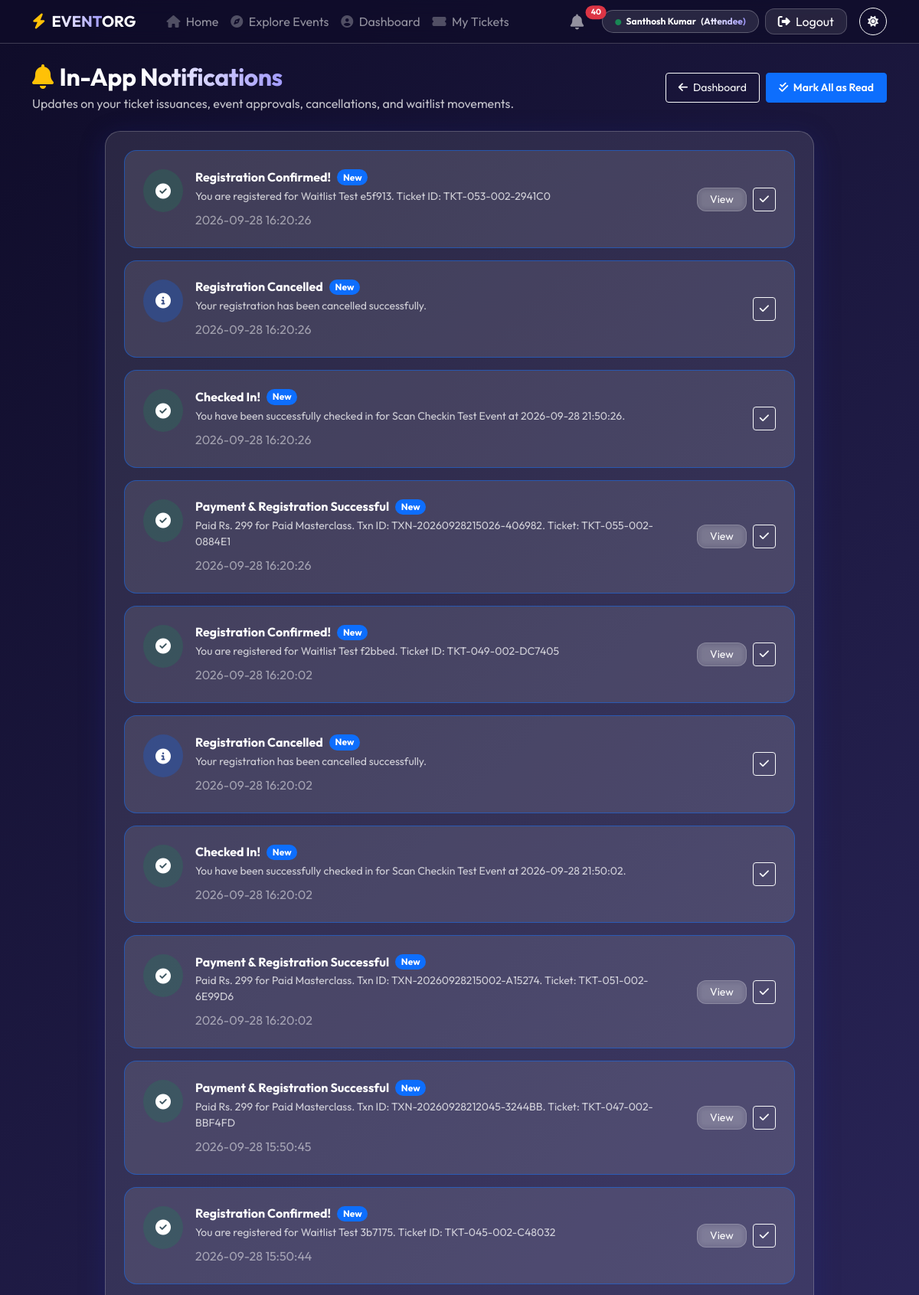
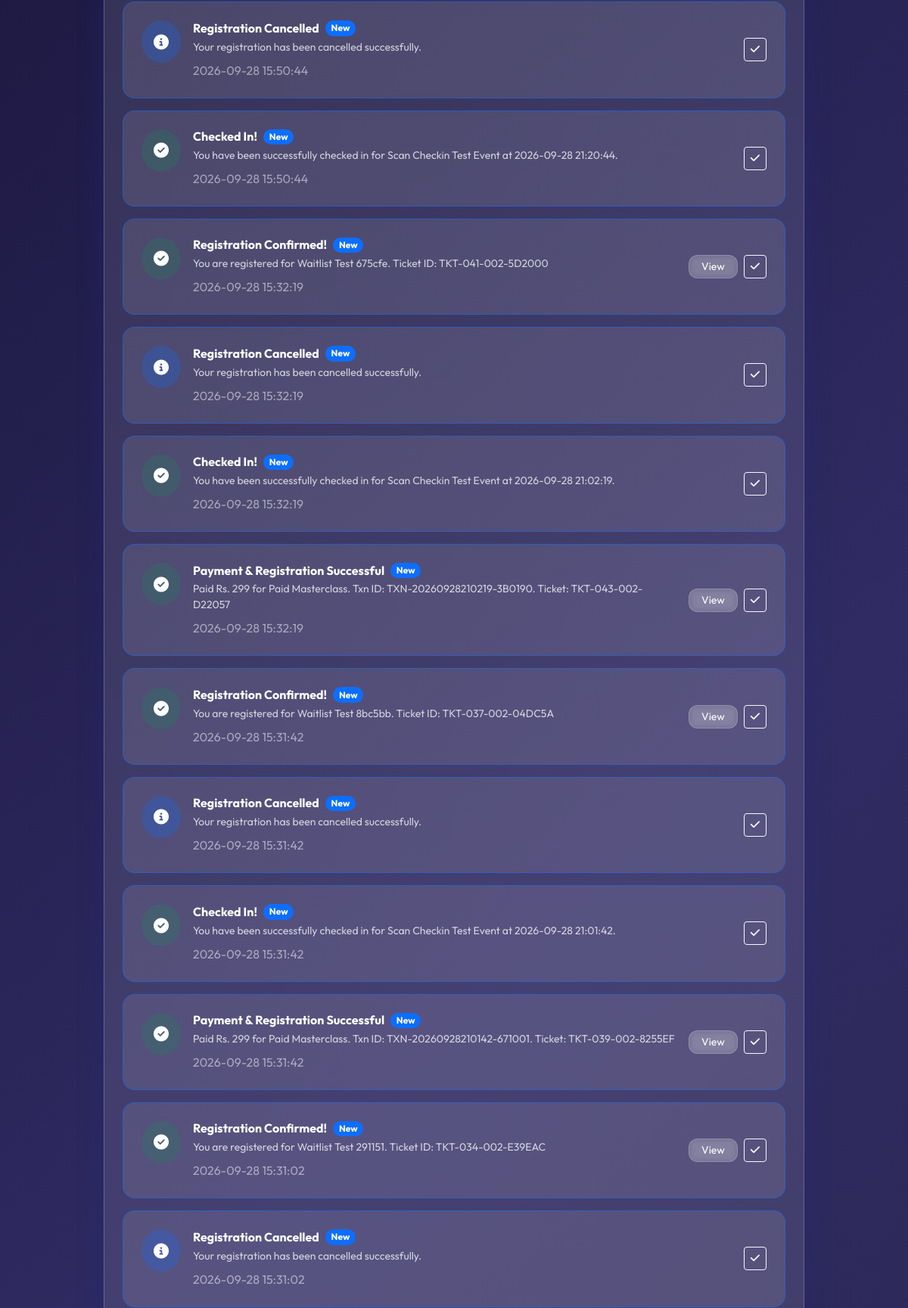
The app's page /notifications (signed in, upper part) with its own data (2 pictures, top to bottom).
### tables this page shows
CREATE TABLE notifications (
    notification_id INTEGER PRIMARY KEY AUTOINCREMENT,
    user_id INT NOT NULL,
    message TEXT NOT NULL,
    is_read INTEGER DEFAULT 0,
    created_at DATETIME DEFAULT CURRENT_TIMESTAMP, title VARCHAR(150), type VARCHAR(20) DEFAULT 'info', link VARCHAR(255),
    FOREIGN KEY (user_id) REFERENCES users(user_id) ON DELETE CASCADE
);

### app.py (the view)
@app.route('/notifications')
@login_required
def notifications_page():
    user_id = session['user_id']
    db = get_db()
    notes = db.execute('''
        SELECT * FROM notifications
        WHERE user_id = ?
        ORDER BY created_at DESC
    ''', (user_id,)).fetchall()
    db.close()
    return render_template('user/notifications.html', notifications=notes)

### app.py (called while the page is built)
def get_db():
    db = sqlite3.connect(DATABASE)
    db.row_factory = sqlite3.Row
    db.execute("PRAGMA foreign_keys = ON;")
    return db

def login_required(f):
    @wraps(f)
    def decorated_function(*args, **kwargs):
        if 'user_id' not in session:
            flash('Please log in to access this page.', 'warning')
            return redirect(url_for('login', next=request.path))
        return f(*args, **kwargs)
    return decorated_function

@app.context_processor
def inject_global_data():
    unread_count = 0
    if 'user_id' in session:
        try:
            db = get_db()
            row = db.execute(
                'SELECT COUNT(*) as cnt FROM notifications WHERE user_id = ? AND is_read = 0',
                (session['user_id'],)
            ).fetchone()
            if row:
                unread_count = row['cnt']
            db.close()
        except Exception:
            unread_count = 0
    return {
        'unread_notifications_count': unread_count,
        'current_year': datetime.now().year,
        'now_date': datetime.now().strftime('%Y-%m-%d')
    }

### templates/user/notifications.html (shortened to what this page needs)
{% extends "base.html" %}
{% block content %}
<div class="row mb-4 align-items-center animate-fade">
    <div class="col-md-7">
        <h2 class="fw-bold mb-1">
            <i class="fas fa-bell text-warning me-2"></i>In-App <span class="text-gradient">Notifications</span>
        </h2>
        <p class="opacity-75 mb-0">Updates on your ticket issuances, event approvals, cancellations, and waitlist movements.</p>
    </div>
    <div class="col-md-5 text-md-end mt-3 mt-md-0 d-flex justify-content-md-end gap-2">
        <a href="/user/dashboard" class="btn btn-outline-light btn-sm px-3 py-2">
            <i class="fas fa-arrow-left me-1"></i> Dashboard
        </a>
        {% if notifications %}
        <form action="/notifications/mark-all-read" method="POST">
            <button type="submit" class="btn btn-primary btn-sm px-3 py-2 fw-semibold">
                <i class="fas fa-check-double me-1"></i> Mark All as Read
            </button>
        </form>
        {% endif %}
    </div>
</div>
<div class="row justify-content-center animate-fade">
    <div class="col-lg-10">
        <div class="glass-card p-4">
            <div class="d-flex flex-column gap-3">
                {% for n in notifications %}
                <div class="p-4 rounded-4 {{ 'bg-white bg-opacity-10 border border-primary border-opacity-50' if not n.is_read else 'bg-white bg-opacity-5 border border-light border-opacity-10' }} d-flex flex-column flex-sm-row justify-content-between align-items-sm-center gap-3">
                    <div class="d-flex align-items-start gap-3">
                        <div class="p-3 rounded-circle {{ 'bg-primary' if n.type == 'info' else ('bg-success' if n.type == 'success' else ('bg-warning text-dark' if n.type == 'warning' else 'bg-danger')) }} bg-opacity-25 text-white">
                            {% if n.type == 'success' %}<i class="fas fa-check-circle fa-lg"></i>
                            {% elif n.type == 'warning' %}<i class="fas fa-exclamation-triangle fa-lg"></i>
                            {% elif n.type == 'danger' %}<i class="fas fa-times-circle fa-lg"></i>
                            {% else %}<i class="fas fa-info-circle fa-lg"></i>{% endif %}
                        </div>
                        <div>
                            <div class="d-flex align-items-center gap-2 mb-1">
                                <h6 class="fw-bold text-white mb-0">{{ n.title or 'EventOrg Notice' }}</h6>
                                {% if not n.is_read %}
                                <span class="badge bg-primary rounded-pill small">New</span>
                                {% endif %}
                            </div>
                            <p class="small opacity-75 mb-2">{{ n.message }}</p>
                            <span class="x-small opacity-50">{{ n.created_at }}</span>
                        </div>
                    </div>
                    <div class="d-flex align-items-center gap-2 ms-auto ms-sm-0">
                        {% if n.link %}
                        <a href="{{ n.link }}" class="btn btn-sm btn-glass px-3 py-1">View</a>
                        {% endif %}
                        {% if not n.is_read %}
                        <form action="/notifications/mark-read/{{ n.notification_id }}" method="POST">
                            <button type="submit" class="btn btn-sm btn-outline-light px-2 py-1" title="Mark as read">
                                <i class="fas fa-check"></i>
                            </button>
                        </form>
                        {% endif %}
                    </div>
                </div>
                {% else %}
                <div class="text-center py-5 opacity-50">
                    <i class="fas fa-bell-slash fa-4x mb-3 text-secondary opacity-50 d-block"></i>
                    <h5 class="fw-bold mb-1">No Notifications Yet</h5>
                    <p class="small mb-0">You're all caught up! Updates regarding events and tickets will appear here.</p>
                </div>
                {% endfor %}
            </div>
        </div>
    </div>
</div>
{% endblock %}

### static/css/style.css (style rules this page uses)
:root { --glass-bg: rgba(255, 255, 255, 0.1); --glass-border: rgba(255, 255, 255, 0.2); --glass-shadow: 0 8px 32px 0 rgba(31, 38, 135, 0.37); --primary-color: #6c5ce7; --secondary-color: #a29bfe; --text-color: #ffffff; --bg-gradient: linear-gradient(135deg, #0f0c29, #302b63, #24243e); }
body { background: var(--bg-gradient); background-attachment: fixed; color: var(--text-color); font-family: 'Outfit', sans-serif; min-height: 100vh; margin: 0; overflow-x: hidden; }
.glass-card { background: var(--glass-bg); backdrop-filter: blur(12px); -webkit-backdrop-filter: blur(12px); border-radius: 20px; border: 1px solid var(--glass-border); box-shadow: var(--glass-shadow); transition: transform 0.3s ease, box-shadow 0.3s ease; }
.btn-glass { background: var(--glass-bg); border: 1px solid var(--glass-border); color: white; backdrop-filter: blur(5px); border-radius: 12px; padding: 10px 25px; transition: all 0.3s ease; }
h1, h2, h3 { font-weight: 700; letter-spacing: -0.5px; }
.text-gradient { background: linear-gradient(to right, #ffffff, #a29bfe); -webkit-background-clip: text; background-clip: text; -webkit-text-fill-color: transparent; }
.animate-fade { animation: fadeIn 0.8s ease forwards; }

### records on screen
notifications: type "success" (drawn), title "Registration Confirmed!", is_read "New", message "You are registered for Waitlist Test e5f913. Ticket ID: TKT-053-002-2941C0", created_at "2026-09-28 16:20:26"
notifications: type "info" (drawn), title "Registration Cancelled", is_read "New", message "Your registration has been cancelled successfully.", created_at "2026-09-28 16:20:26"
notifications: type "success" (drawn), title "Checked In!", is_read "New", message "You have been successfully checked in for Scan Checkin Test Event at 2026-09-28 21:50:26.", created_at "2026-09-28 16:20:26"
notifications: type "success" (drawn), title "Payment & Registration Successful", is_read "New", message "Paid Rs. 299 for Paid Masterclass. Txn ID: TXN-20260928215026-406982. Ticket: TKT-055-002-0884E1", created_at "2026-09-28 16:20:26"
notifications: type "success" (drawn), title "Registration Confirmed!", is_read "New", message "You are registered for Waitlist Test f2bbed. Ticket ID: TKT-049-002-DC7405", created_at "2026-09-28 16:20:02"
notifications: type "info" (drawn), title "Registration Cancelled", is_read "New", message "Your registration has been cancelled successfully.", created_at "2026-09-28 16:20:02"
notifications: type "success" (drawn), title "Checked In!", is_read "New", message "You have been successfully checked in for Scan Checkin Test Event at 2026-09-28 21:50:02.", created_at "2026-09-28 16:20:02"
notifications: type "success" (drawn), title "Payment & Registration Successful", is_read "New", message "Paid Rs. 299 for Paid Masterclass. Txn ID: TXN-20260928215002-A15274. Ticket: TKT-051-002-6E99D6", created_at "2026-09-28 16:20:02"
notifications: type "success" (drawn), title "Payment & Registration Successful", is_read "New", message "Paid Rs. 299 for Paid Masterclass. Txn ID: TXN-20260928212045-3244BB. Ticket: TKT-047-002-BBF4FD", created_at "2026-09-28 15:50:45"
notifications: type "success" (drawn), title "Registration Confirmed!", is_read "New", message "You are registered for Waitlist Test 3b7175. Ticket ID: TKT-045-002-C48032", created_at "2026-09-28 15:50:44"
notifications: type "info" (drawn), title "Registration Cancelled", is_read "New", message "Your registration has been cancelled successfully.", created_at "2026-09-28 15:50:44"
notifications: type "success" (drawn), title "Checked In!", is_read "New", message "You have been successfully checked in for Scan Checkin Test Event at 2026-09-28 21:20:44.", created_at "2026-09-28 15:50:44"
notifications: type "success" (drawn), title "Registration Confirmed!", is_read "New", message "You are registered for Waitlist Test 675cfe. Ticket ID: TKT-041-002-5D2000", created_at "2026-09-28 15:32:19"
notifications: type "info" (drawn), title "Registration Cancelled", is_read "New", message "Your registration has been cancelled successfully.", created_at "2026-09-28 15:32:19"
notifications: type "success" (drawn), title "Checked In!", is_read "New", message "You have been successfully checked in for Scan Checkin Test Event at 2026-09-28 21:02:19.", created_at "2026-09-28 15:32:19"
notifications: type "success" (drawn), title "Payment & Registration Successful", is_read "New", message "Paid Rs. 299 for Paid Masterclass. Txn ID: TXN-20260928210219-3B0190. Ticket: TKT-043-002-D22057", created_at "2026-09-28 15:32:19"
notifications: type "success" (drawn), title "Registration Confirmed!", is_read "New", message "You are registered for Waitlist Test 8bc5bb. Ticket ID: TKT-037-002-04DC5A", created_at "2026-09-28 15:31:42"
notifications: type "info" (drawn), title "Registration Cancelled", is_read "New", message "Your registration has been cancelled successfully.", created_at "2026-09-28 15:31:42"
notifications: type "success" (drawn), title "Checked In!", is_read "New", message "You have been successfully checked in for Scan Checkin Test Event at 2026-09-28 21:01:42.", created_at "2026-09-28 15:31:42"
notifications: type "success" (drawn), title "Payment & Registration Successful", is_read "New", message "Paid Rs. 299 for Paid Masterclass. Txn ID: TXN-20260928210142-671001. Ticket: TKT-039-002-8255EF", created_at "2026-09-28 15:31:42"
notifications: type "success" (drawn), title "Registration Confirmed!", is_read "New", message "You are registered for Waitlist Test 291151. Ticket ID: TKT-034-002-E39EAC", created_at "2026-09-28 15:31:02"
notifications: type "info" (drawn), title "Registration Cancelled", is_read "New", message "Your registration has been cancelled successfully.", created_at "2026-09-28 15:31:02"

### other values on screen
{{ unread_notifications_count }} "40"
{{ session.get('name', 'User') }} "Santhosh Kumar"
{{ session.get('role', 'attendee')|capitalize }} "Attendee"
